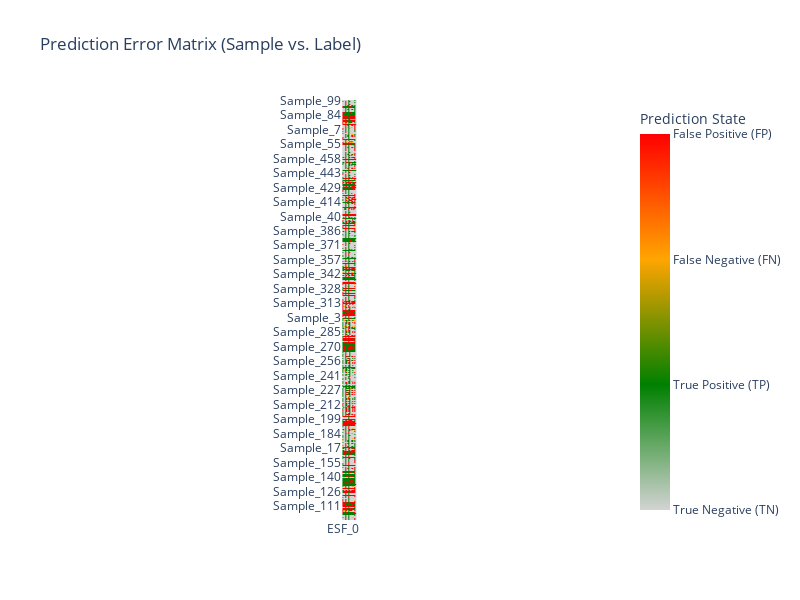
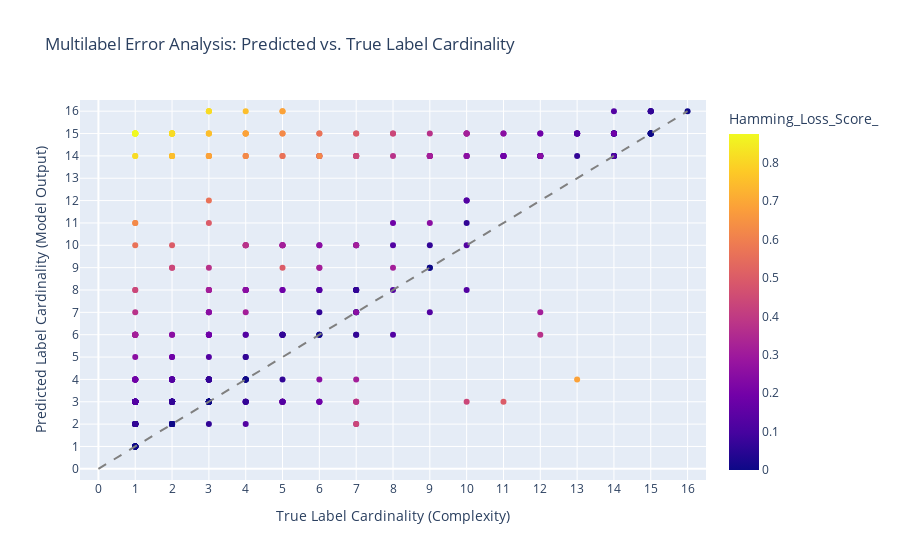

The notebook cell saved with these charts, in order:
### Code cell
study_ccxgb2_best_params = study_ccxgb2.best_params

study_ccxgb2_best_params_xgb = {
    'n_estimators': study_ccxgb2_best_params['n_estimators'],
    'max_depth': study_ccxgb2_best_params['max_depth'],
    'learning_rate': study_ccxgb2_best_params['learning_rate'],
    'subsample': study_ccxgb2_best_params['subsample'],
    'colsample_bytree' : study_ccxgb2_best_params['colsample_bytree'],
    'scale_pos_weight': study_ccxgb2_best_params['scale_pos_weight'],
    'base_score': 0.5,
    'random_state': 42,
    'verbosity': 0,
    'use_label_encoder': False,
    'eval_metric': 'logloss',
    'use_label_encoder': False
}

study_ccxgb2_bbase_xgb = XGBClassifier(**study_ccxgb2_best_params_xgb)
study_ccxgb2_tuned = ClassifierChain(
    classifier = study_ccxgb2_bbase_xgb,
    require_dense = [True, True],
    order=list(range(0,16)),
)

study_ccxgb2_tuned.fit(X_train_transformed, y_train_transformed)

y_pred_training_cc2 = study_ccxgb2_tuned.predict(X_train_transformed)

display_results(y_train_transformed, y_pred_training_cc2.toarray())

display_error_heatmap(y_train_transformed, y_pred_training_cc2.toarray())

display_label_cardinality_error(y_train_transformed, y_pred_training_cc2.toarray())

### Figure 1 — Plotly figure (JSON) as saved in the notebook; plotly's stock layout.template omitted (floating-point values rounded to 4 significant figures; data arrays with more than 128 entries replaced by an {"elided": "..."} marker saying what was removed)
{"data": [{"coloraxis": "coloraxis", "hovertemplate": "x: %{x}<br>y: %{y}<br>color: %{z}<extra></extra>", "name": "0", "type": "heatmap", "x": ["ESF_0", "ESF_1", "ESF_2", "ESF_3", "ESF_4", "ESF_5", "ESF_6", "ESF_7", "ESF_8", "ESF_9", "ESF_10", "ESF_11", "ESF_12", "ESF_13", "ESF_14", "ESF_15"], "xaxis": "x", "y": {"elided": "464 str values"}, "yaxis": "y", "z": {"elided": "464x16 int values"}}], "layout": {"autosize": false, "coloraxis": {"colorbar": {"ticktext": ["True Negative (TN)", "True Positive (TP)", "False Negative (FN)", "False Positive (FP)"], "tickvals": [0, 1, 2, 3], "title": {"text": "Prediction State"}}, "colorscale": [[0, "lightgray"], [0.3333, "green"], [0.6667, "orange"], [1, "red"]]}, "height": 600, "title": {"text": "Prediction Error Matrix (Sample vs. Label)"}, "width": 800, "xaxis": {"anchor": "y", "constrain": "domain", "domain": [0, 1], "scaleanchor": "y"}, "yaxis": {"anchor": "x", "autorange": "reversed", "categoryorder": "category descending", "constrain": "domain", "domain": [0, 1]}}}

### Figure 2 — Plotly figure (JSON) as saved in the notebook; plotly's stock layout.template omitted (floating-point values rounded to 4 significant figures; data arrays with more than 128 entries replaced by an {"elided": "..."} marker saying what was removed)
{"data": [{"customdata": {"elided": "464x2 mixed values"}, "hovertemplate": "True_Cardinality=%{x}<br>Predicted_Cardinality=%{y}<br>Sample_ID=%{customdata[0]}<br>Total_Errors=%{customdata[1]}<br>Hamming_Loss_Score_=%{marker.color}<extra></extra>", "legendgroup": "", "marker": {"color": {"elided": "464 float values"}, "coloraxis": "coloraxis", "symbol": "circle"}, "mode": "markers", "name": "", "orientation": "v", "showlegend": false, "type": "scatter", "x": {"elided": "464 int values"}, "xaxis": "x", "y": {"elided": "464 float values"}, "yaxis": "y"}], "layout": {"coloraxis": {"colorbar": {"title": {"text": "Hamming_Loss_Score_"}}, "colorscale": [[0, "#0d0887"], [0.1111, "#46039f"], [0.2222, "#7201a8"], [0.3333, "#9c179e"], [0.4444, "#bd3786"], [0.5556, "#d8576b"], [0.6667, "#ed7953"], [0.7778, "#fb9f3a"], [0.8889, "#fdca26"], [1, "#f0f921"]]}, "legend": {"tracegroupgap": 0}, "shapes": [{"line": {"color": "gray", "dash": "dash"}, "type": "line", "x0": 0, "x1": 16, "y0": 0, "y1": 16}], "title": {"text": "Multilabel Error Analysis: Predicted vs. True Label Cardinality"}, "xaxis": {"anchor": "y", "domain": [0, 1], "range": [-0.5, 16.5], "tickvals": [0, 1, 2, 3, 4, 5, 6, 7, 8, 9, 10, 11, 12, 13, 14, 15, 16], "title": {"text": "True Label Cardinality (Complexity)"}}, "yaxis": {"anchor": "x", "domain": [0, 1], "range": [-0.5, 16.5], "tickvals": [0, 1, 2, 3, 4, 5, 6, 7, 8, 9, 10, 11, 12, 13, 14, 15, 16], "title": {"text": "Predicted Label Cardinality (Model Output)"}}}}
